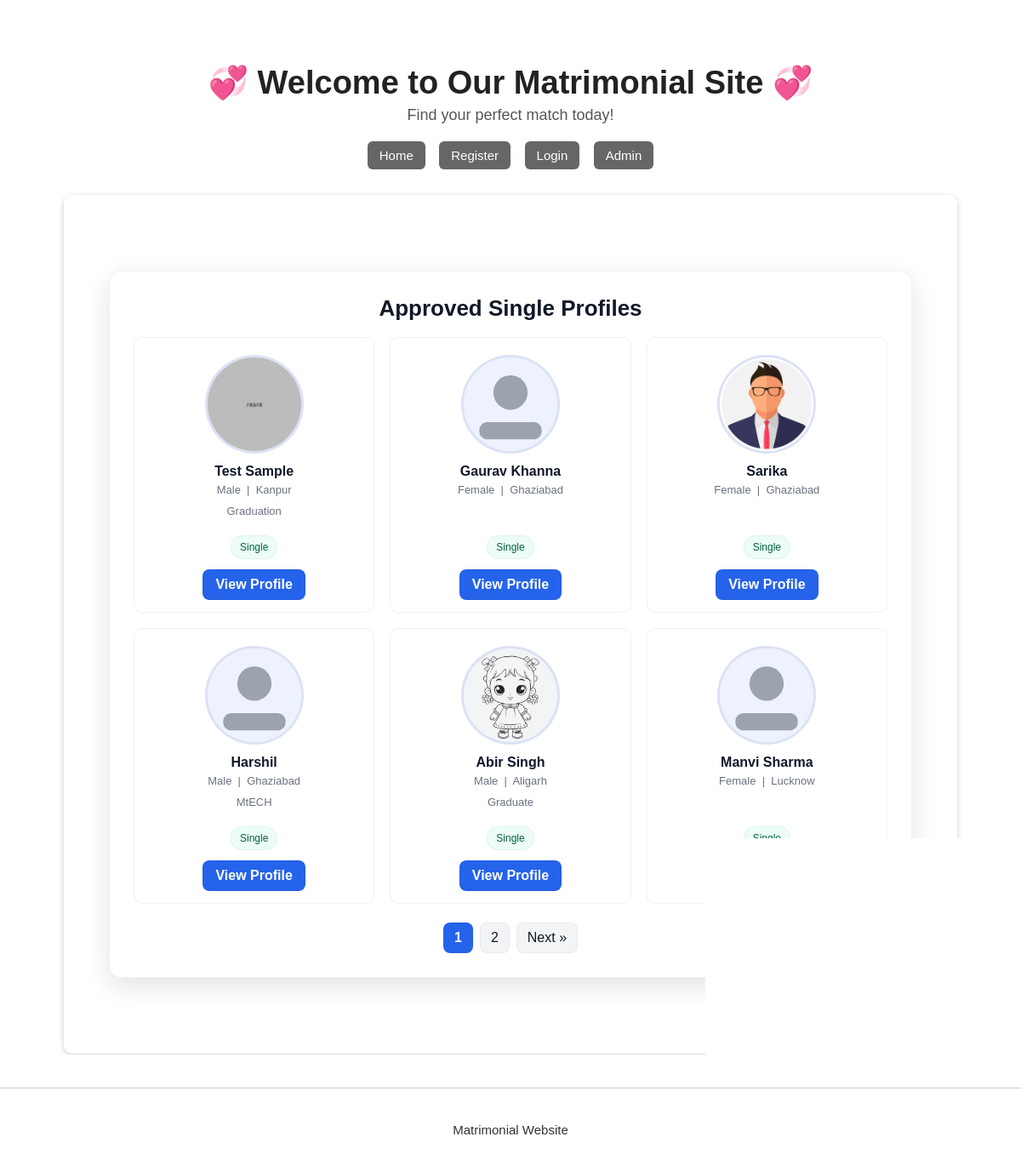
The page / on the database its author committed.
### tables this page shows
CREATE TABLE `users` (
  `id` int(11) NOT NULL,
  `name` varchar(191) NOT NULL,
  `email` varchar(191) NOT NULL,
  `password` varchar(255) NOT NULL,
  `gender` varchar(20) DEFAULT NULL,
  `dob` date DEFAULT NULL,
  `religion` varchar(100) DEFAULT NULL,
  `caste` varchar(100) DEFAULT NULL,
  `city` varchar(120) DEFAULT NULL,
  `state` varchar(120) DEFAULT NULL,
  `country` varchar(120) DEFAULT NULL,
  `phone` varchar(30) DEFAULT NULL,
  `about` text DEFAULT NULL,
  `is_approved` tinyint(1) DEFAULT 0,
  `created_at` datetime DEFAULT current_timestamp(),
  `marital_status` enum('Single','Engaged','Married') NOT NULL DEFAULT 'Single',
  `married_to` int(11) DEFAULT NULL
);

CREATE TABLE `photos` (
  `id` int(11) NOT NULL,
  `user_id` int(11) NOT NULL,
  `file_path` varchar(255) DEFAULT NULL,
  `is_primary` tinyint(1) DEFAULT 0,
  `uploaded_at` datetime DEFAULT current_timestamp()
);

CREATE TABLE `user_profiles` (
  `id` int(11) NOT NULL,
  `user_id` int(11) NOT NULL,
  `height` varchar(20) DEFAULT NULL,
  `education` varchar(150) DEFAULT NULL,
  `occupation` varchar(150) DEFAULT NULL,
  `income` varchar(100) DEFAULT NULL,
  `marital_status` varchar(50) DEFAULT NULL,
  `about` text DEFAULT NULL
);

### auth.php (called while the page is built, shortened)
<?php
function is_logged_in()
{
    return !empty($_SESSION["user_id"]);
}
global $pdo;
if (!is_logged_in()) {
    return null;
}
$stmt1 = $pdo->prepare(
    "SELECT id,name,email,city,is_approved FROM users WHERE id=?"
);
$stmt1->execute([$_SESSION["user_id"]]);
return $stmt1->fetch();

### index.php (the view, shortened to what this page needs)
<?php
require_once __DIR__ . '/src/db.php';
require_once __DIR__ . '/src/auth.php';
include 'header.php';
$per_page = 6;
$page = isset($_GET['page']) && is_numeric($_GET['page']) && $_GET['page'] > 0 ? (int)$_GET['page'] : 1;
$offset = ($page - 1) * $per_page;
$where = "WHERE u.is_approved = 1 AND (u.marital_status = 'Single' OR u.marital_status IS NULL)";
$count_sql = "SELECT COUNT(*) FROM users u $where";
$count_stmt = $pdo->prepare($count_sql);
$count_stmt->execute();
$total = (int)$count_stmt->fetchColumn();
$total_pages = max(ceil($total / $per_page), 1);
$sql = "
    SELECT u.id, u.name, u.gender, u.city, u.marital_status,
           up.education, p.file_path
    FROM users u
    LEFT JOIN user_profiles up ON up.user_id = u.id
    LEFT JOIN photos p ON p.user_id = u.id AND p.is_primary = 1
    $where
    ORDER BY u.created_at DESC
    LIMIT :limit OFFSET :offset
";
$stmt = $pdo->prepare($sql);
$stmt->bindValue(':limit', $per_page, PDO::PARAM_INT);
$stmt->bindValue(':offset', $offset, PDO::PARAM_INT);
$stmt->execute();
$users = $stmt->fetchAll(PDO::FETCH_ASSOC);
?>
<div class="main-wrapper">
  <div class="content-panel">
    <h2>Approved Single Profiles</h2>
    <?php if (empty($users)): ?>
      <div class="empty">No single profiles found at this moment.</div>
    <?php else: ?>
      <div class="profile-grid">
        <?php foreach ($users as $u): ?>
          <div class="profile-card" role="article" aria-labelledby="name-<?php echo (int)$u['id']; ?>">
            <div>
              <div class="avatar" aria-hidden="true">
                <?php if (!empty($u['file_path'])): ?>
                  <img src="uploads/<?php echo htmlspecialchars($u['file_path']); ?>" alt="<?php echo htmlspecialchars($u['name']); ?> photo">
                <?php endif; ?>
              </div>
              <div class="name" id="name-<?php echo (int)$u['id']; ?>"><?php echo htmlspecialchars($u['name']); ?></div>
              <div class="meta">
                <?php echo htmlspecialchars($u['gender'] ?? 'N/A'); ?> &nbsp;|&nbsp;
                <?php echo htmlspecialchars($u['city'] ?? ''); ?>
                <?php if (!empty($u['education'])): ?>
                  <div style="margin-top:6px;"><?php echo htmlspecialchars($u['education']); ?></div>
                <?php endif; ?>
              </div>
            </div>
            <div>
              <div style="margin-top:10px;">
                <span class="status"><?php echo htmlspecialchars($u['marital_status'] ?? 'Single'); ?></span>
              </div>
              <a class="view-btn" href="user_profile.php?id=<?php echo (int)$u['id']; ?>">View Profile</a>
            </div>
          </div>
        <?php endforeach; ?>
      </div>
      <?php if ($total_pages > 1): ?>
        <div class="pagination" role="navigation" aria-label="Pagination">
          <?php
          $start = max(1, $page - 2);
          $end = min($total_pages, $page + 2);
          for ($i = $start; $i <= $end; $i++): ?>
            <?php if ($i == $page): ?>
              <span class="active"><?php echo $i; ?></span>
            <?php else: ?>
              <a href="?page=<?php echo $i; ?>"><?php echo $i; ?></a>
            <?php endif; ?>
          <?php endfor;
          if ($end < $total_pages) echo ($end < $total_pages - 1 ? '<span>…</span>' : '') . '<a href="?page=' . $total_pages . '">' . $total_pages . '</a>'; ?>
          <?php if ($page < $total_pages): ?>
            <a href="?page=<?php echo $page + 1; ?>">Next &raquo;</a>
          <?php endif; ?>
        </div>
      <?php endif; ?>
    <?php endif; ?>
  </div>
</div>
<?php include 'footer.php'; ?>

### header.php (shortened to what this page needs)
<?php
require_once __DIR__ . '/src/auth.php';
$logged_in = is_logged_in();
$is_admin = !empty($_SESSION['admin_id']);
?>
<!doctype html>
<html lang="en">
<head>
</head>
<body>
  <header>
    <h1>💞 Welcome to Our Matrimonial Site 💞</h1>
    <p>Find your perfect match today!</p>
    <div class="nav">
      <a href="index.php">Home</a>
      <?php if (!$logged_in && !$is_admin): ?>
        <a href="register.php">Register</a>
        <a href="login.php">Login</a>
        <a href="admin/login.php">Admin</a>
      <?php elseif ($is_admin): ?>
        <a href="admin/index.php">Admin Dashboard</a>
        <a href="admin/logout.php">Logout</a>
      <?php endif; ?>
    </div>
  </header>
  <main>

### footer.php
  </main>
  <footer>
    <p> Matrimonial Website</p>
  </footer>
</body>
</html>

### header.php (style rules this page uses)
html, body { height: 100%; margin: 0; font-family: Arial, sans-serif; background: url('images/bg-main.jpg') no-repeat center center fixed; background-size: cover; color: #333; }
body::before { content: ''; position: fixed; top: 0; left: 0; right: 0; bottom: 0; background: rgba(255,255,255,0.65); z-index: 0; }
header, main, footer { position: relative; z-index: 1; }
header { text-align: center; padding: 50px 20px 30px; }
header h1 { font-size: 38px; color: #222; margin-bottom: 6px; }
header p { font-size: 18px; color: #555; margin-top: 0; }
.nav { margin-top: 20px; }
.nav a, .nav .label { display: inline-block; margin: 0 6px; background: rgba(0,0,0,0.6); color: #fff; text-decoration: none; padding: 8px 14px; border-radius: 6px; font-size: 15px; transition: background 0.3s; }
main { max-width: 1000px; margin: 0 auto; padding: 25px; background: rgba(255, 255, 255, 0.92); border-radius: 10px; box-shadow: 0 2px 6px rgba(0,0,0,0.2); }
footer { text-align: center; padding: 25px; margin-top: 40px; color: #333; background: rgba(255,255,255,0.75); border-top: 1px solid #ccc; font-size: 15px; }

### index.php (style rules this page uses)
:root { --accent: #2563eb; --muted: #6b7280; --card-bg: #ffffff; --card-text: #1f2937; }
.main-wrapper { max-width: 1180px; margin: 36px auto; padding: 28px; }
.content-panel { background: var(--card-bg); color: var(--card-text); border-radius: 14px; padding: 28px; box-shadow: 0 10px 30px rgba(15,23,42,0.12); border: 1px solid rgba(15,23,42,0.06); }
.content-panel h2 { margin: 0 0 14px 0; font-size: 26px; color: #111827; text-align: center; }
.profile-grid { display: grid; grid-template-columns: repeat(auto-fit, minmax(220px, 1fr)); gap: 18px; margin-top: 18px; }
.profile-card { background: #ffffff; border-radius: 10px; border: 1px solid rgba(15,23,42,0.06); padding: 14px; text-align: center; transition: transform .18s ease, box-shadow .18s ease; min-height: 250px; display: flex; flex-direction: column; justify-content: space-between; }
.avatar { width: 110px; height: 110px; margin: 6px auto 12px; border-radius: 50%; overflow: hidden; border: 3px solid rgba(37,99,235,0.12); background: #f3f4f6; display:flex; align-items:center; justify-content:center; }
.avatar img { width:100%; height:100%; object-fit:cover; display:block; }
.name { font-weight:700; color: #0f172a; margin-bottom:4px; }
.meta { color: var(--muted); font-size: 13px; line-height:1.45; }
.status { display:inline-block; margin-top:8px; padding:6px 10px; border-radius:999px; font-size:12px; color:#065f46; background:#ecfdf5; border:1px solid rgba(4,120,87,0.06); }
.view-btn { margin-top: 12px; display:inline-block; padding:8px 14px; border-radius:8px; background: var(--accent); color: #fff; text-decoration:none; font-weight:600; border: 1px solid rgba(2,6,23,0.06); }
.pagination { display:flex; justify-content:center; align-items:center; gap:8px; margin-top:22px; }
.pagination a, .pagination span { display:inline-block; padding:8px 12px; border-radius:8px; background:#f3f4f6; color:#111827; text-decoration:none; border:1px solid rgba(15,23,42,0.04); }
.pagination .active { background: var(--accent); color:#fff; font-weight:700; pointer-events:none; }

### rows shown on the page
users: photos.file_path (picture), name "Test Sample", gender "Male", city "Kanpur", user_profiles.education "Graduation", marital_status "Single"
users: name "Gaurav Khanna", gender "Female", city "Ghaziabad", marital_status "Single"
photos: file_path (picture), user.name "Sarika", user.gender "Female", user.city "Ghaziabad", user.marital_status "Single"
user_profiles: user.name "Harshil", user.gender "Male", user.city "Ghaziabad", education "MtECH", user.marital_status "Single"
users: photos.file_path (picture), name "Abir Singh", gender "Male", city "Aligarh", user_profiles.education "Graduate", marital_status "Single"
users: name "Manvi Sharma", gender "Female", city "Lucknow", marital_status "Single"
